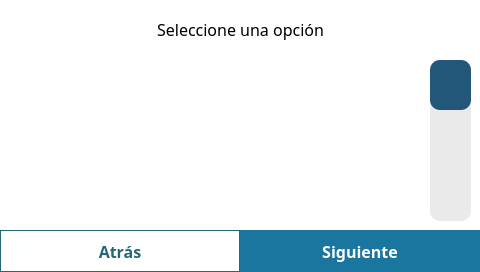
<?xml version="1.0" encoding="UTF-8"?>
<ui version="4.0">
 <class>MainWindow</class>
 <widget class="QMainWindow" name="MainWindow">
  <property name="geometry">
   <rect>
    <x>0</x>
    <y>0</y>
    <width>480</width>
    <height>272</height>
   </rect>
  </property>
  <property name="windowTitle">
   <string>MainWindow</string>
  </property>
  <property name="styleSheet">
   <string notr="true">QLabel {
	font-family: Poppins;
	font-size: 16px;
}

QWidget {
	background-color: white;
}

QPushButton {
	border: none;
	background-color: white;
	font-size: 14px;
	font-family: Poppins;
	font-weight: 500;
}

</string>
  </property>
  <widget class="QWidget" name="centralwidget">
   <widget class="QPushButton" name="backBtn">
    <property name="geometry">
     <rect>
      <x>0</x>
      <y>230</y>
      <width>240</width>
      <height>42</height>
     </rect>
    </property>
    <property name="styleSheet">
     <string notr="true">QPushButton {
	background-color: white;
	color: #266676;
	font-size: 16px;
	border: 1px solid #266676;
}</string>
    </property>
    <property name="text">
     <string>Atrás</string>
    </property>
   </widget>
   <widget class="QPushButton" name="nextBtn">
    <property name="geometry">
     <rect>
      <x>240</x>
      <y>230</y>
      <width>240</width>
      <height>42</height>
     </rect>
    </property>
    <property name="styleSheet">
     <string notr="true">QPushButton {
	background-color: #1a759f;
	color: white;
	font-size: 16px;
	font-weight: 500;
	height: 50px;
	border: none;
}</string>
    </property>
    <property name="text">
     <string>Siguiente</string>
    </property>
   </widget>
   <widget class="QLabel" name="label">
    <property name="geometry">
     <rect>
      <x>0</x>
      <y>-1</y>
      <width>481</width>
      <height>61</height>
     </rect>
    </property>
    <property name="text">
     <string>Seleccione una opción</string>
    </property>
    <property name="alignment">
     <set>Qt::AlignCenter</set>
    </property>
   </widget>
   <widget class="QListView" name="originList">
    <property name="geometry">
     <rect>
      <x>20</x>
      <y>60</y>
      <width>401</width>
      <height>161</height>
     </rect>
    </property>
    <property name="styleSheet">
     <string notr="true">border: none;</string>
    </property>
    <property name="verticalScrollBarPolicy">
     <enum>Qt::ScrollBarAlwaysOff</enum>
    </property>
    <property name="horizontalScrollBarPolicy">
     <enum>Qt::ScrollBarAlwaysOff</enum>
    </property>
   </widget>
   <widget class="QSlider" name="verticalSlider">
    <property name="geometry">
     <rect>
      <x>430</x>
      <y>60</y>
      <width>41</width>
      <height>161</height>
     </rect>
    </property>
    <property name="styleSheet">
     <string notr="true">QSlider::groove:vertical{ 
	background-color: rgb(234, 234, 234);
	height: 161px;
	border-radius: 10px;
}

QSlider::handle:vertical { 
	background-color: #22577a;
    height: 50;
    width: 20px;
    line-height: 10px; 
	margin-top: 0px; 
	margin-bottom: 0px;
	border-radius: 10px; 
}

QSlider{
	background-color: rgb(234, 234, 234);
	border-radius: 20px;
}

</string>
    </property>
    <property name="pageStep">
     <number>1</number>
    </property>
    <property name="value">
     <number>0</number>
    </property>
    <property name="orientation">
     <enum>Qt::Vertical</enum>
    </property>
    <property name="invertedAppearance">
     <bool>true</bool>
    </property>
    <property name="invertedControls">
     <bool>false</bool>
    </property>
   </widget>
  </widget>
 </widget>
 <resources/>
 <connections/>
</ui>
